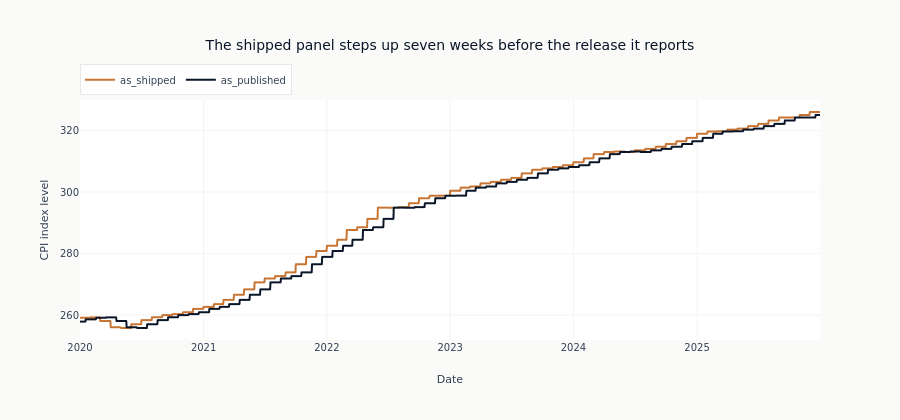

The notebook cell this image was saved under:
### Markdown cell above
### How much look-ahead the shipped panel carried

The two panels can be compared directly: on any date, how old is the newest observation each
of them offers? The naive panel offers the observation stamped at the start of the current
period; the point-in-time panel offers the newest one that had actually been published.

### Code cell
comparison = (
    macro.select("timestamp", pl.col("cpiaucsl").alias("as_shipped"))
    .join(pit.select("timestamp", pl.col("cpiaucsl").alias("as_published")), on="timestamp")
    .drop_nulls()
    .with_columns(same=pl.col("as_shipped") == pl.col("as_published"))
)
print(f"Dates where the two panels agree on the CPI level: {comparison['same'].mean():.1%}")

lead = (
    comparison.filter(pl.col("timestamp") >= pl.lit(VIZ_START).str.to_date())
    .select("timestamp", "as_shipped", "as_published")
    .unpivot(index="timestamp", variable_name="panel", value_name="cpi")
)
fig = px.line(
    lead.to_pandas(),
    x="timestamp",
    y="cpi",
    color="panel",
    color_discrete_map={"as_shipped": COLORS["copper"], "as_published": COLORS["blue"]},
    title="The shipped panel steps up seven weeks before the release it reports",
    labels={"timestamp": "Date", "cpi": "CPI index level", "panel": ""},
)
fig.update_layout(height=420, legend=dict(orientation="h", y=1.02, yanchor="bottom"))
show_plotly_with_alt(
    fig,
    "Two staircase lines of the CPI index level from 2020, one from the panel as shipped and one re-dated to publication. They have the same shape and the published line steps up about seven weeks later at every step.",
)

### Figure 1 — Plotly figure (JSON) as saved in the notebook; plotly's stock layout.template omitted (floating-point values rounded to 4 significant figures; data arrays with more than 128 entries replaced by an {"elided": "..."} marker saying what was removed)
{"data": [{"hovertemplate": "=as_shipped<br>Date=%{x}<br>CPI index level=%{y}<extra></extra>", "legendgroup": "as_shipped", "line": {"color": "#C87533", "dash": "solid"}, "marker": {"symbol": "circle"}, "mode": "lines", "name": "as_shipped", "showlegend": true, "type": "scattergl", "x": {"elided": "2192 str values"}, "xaxis": "x", "y": {"elided": "2192 float values"}, "yaxis": "y"}, {"hovertemplate": "=as_published<br>Date=%{x}<br>CPI index level=%{y}<extra></extra>", "legendgroup": "as_published", "line": {"color": "#0a1628", "dash": "solid"}, "marker": {"symbol": "circle"}, "mode": "lines", "name": "as_published", "showlegend": true, "type": "scattergl", "x": {"elided": "2192 str values"}, "xaxis": "x", "y": {"elided": "2192 float values"}, "yaxis": "y"}], "layout": {"height": 420, "legend": {"orientation": "h", "title": {"text": ""}, "tracegroupgap": 0, "y": 1.02, "yanchor": "bottom"}, "title": {"text": "The shipped panel steps up seven weeks before the release it reports"}, "xaxis": {"anchor": "y", "domain": [0.0, 1.0], "title": {"text": "Date"}}, "yaxis": {"anchor": "x", "domain": [0.0, 1.0], "title": {"text": "CPI index level"}}}}
